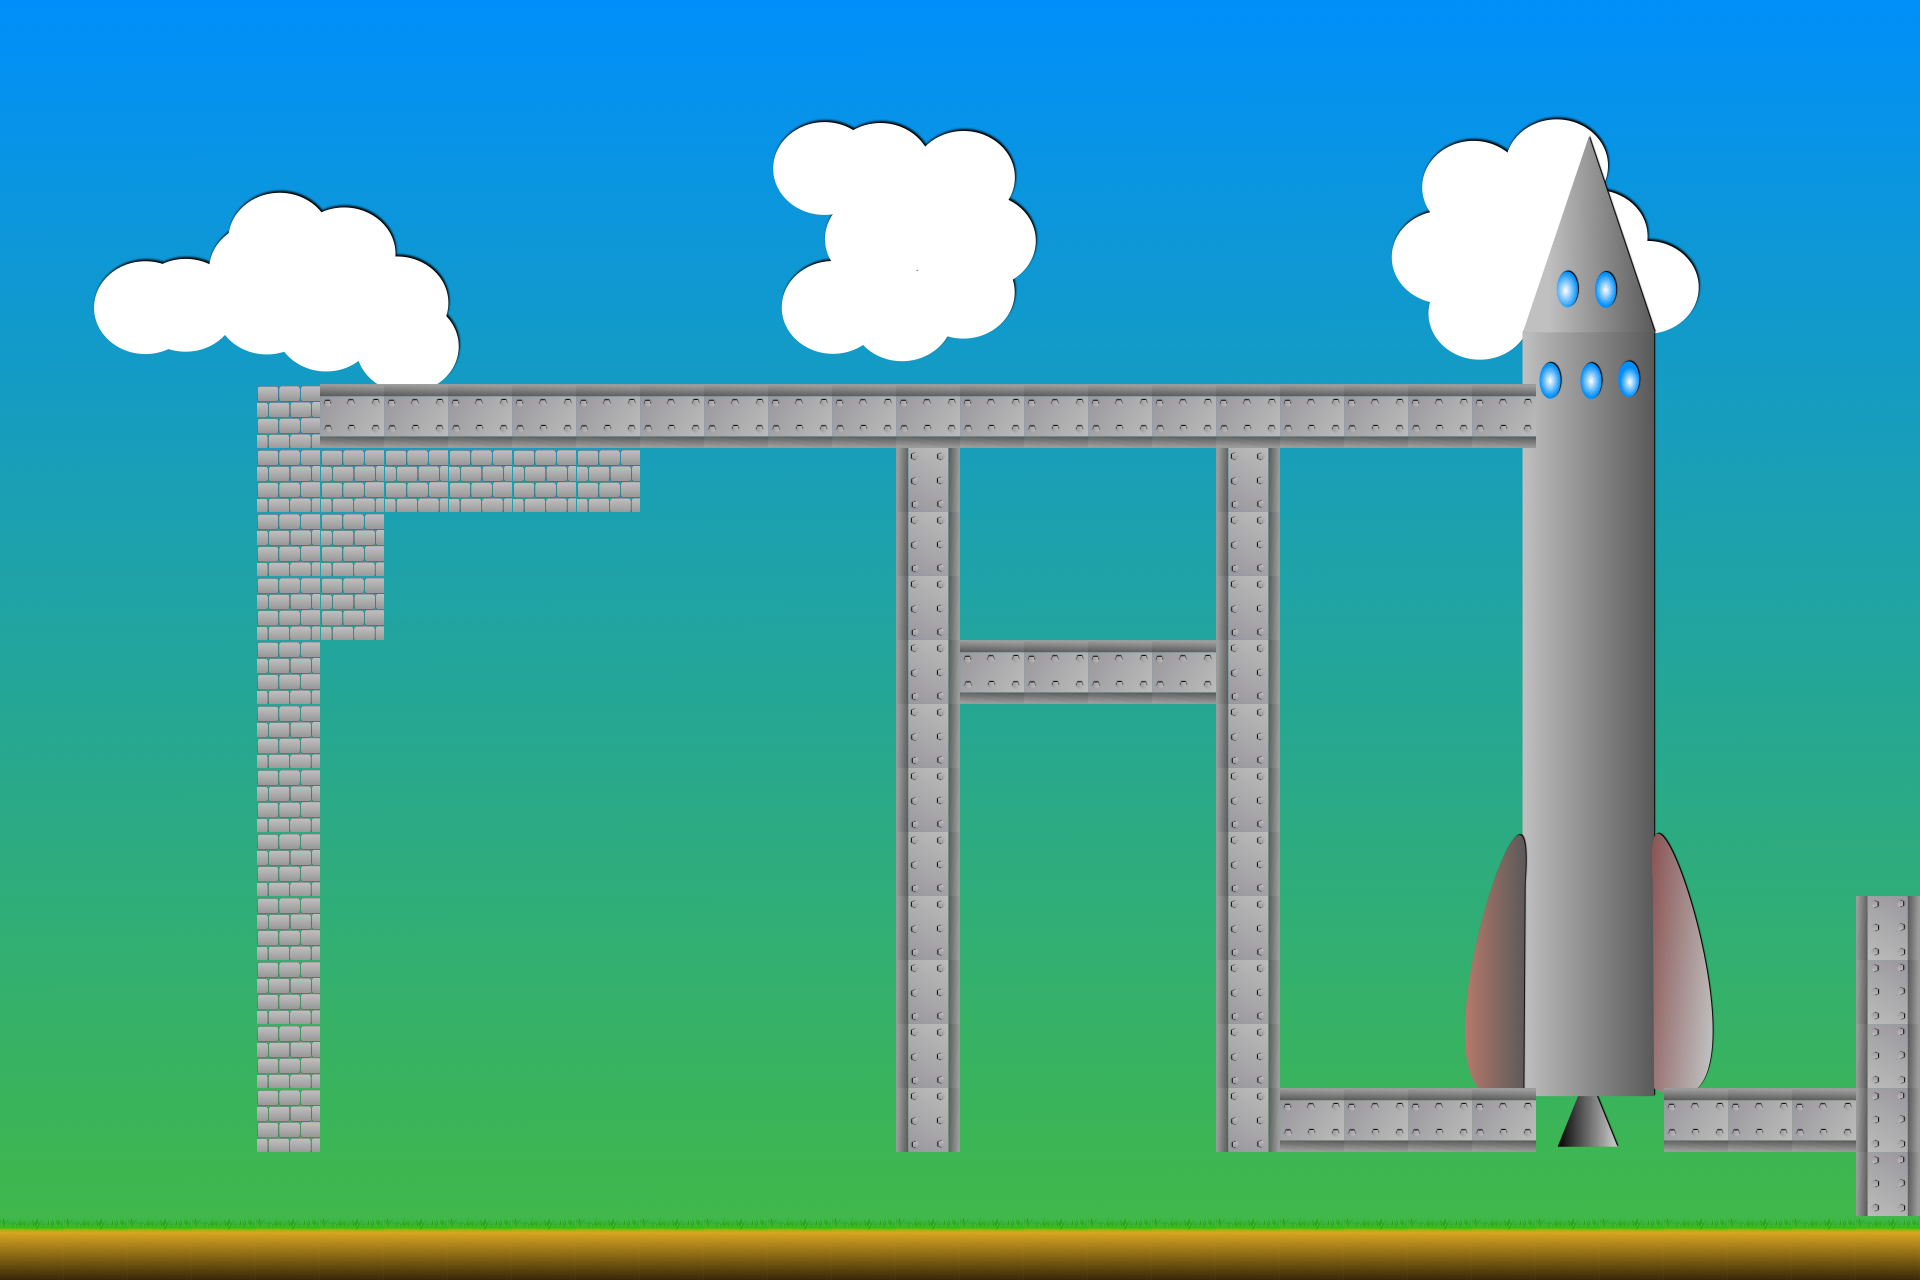

A level layout from a 2D game, rendered from its tile map. Below: a short description, then the map file with tile-grid data replaced by summaries:
An orthogonal 30x20 tile map with 64x64 px tiles, 1 tile layer (Tile Layer 1), 6 tilesets, 1 image layer and 50 objects (26x Star, 3x Enemy, 2x Teleporter, Door, Player, ...).

<map version="1.9" tiledversion="1.9.0" orientation="orthogonal" renderorder="right-down" width="30" height="20" tilewidth="64" tileheight="64" infinite="0" nextlayerid="6" nextobjectid="88">
 <tileset firstgid="1" name="sky5" tilewidth="1" tileheight="1" tilecount="0" columns="0" />
 <tileset firstgid="1" name="sky5" tilewidth="1920" tileheight="1280" tilecount="1" columns="1">
  <image source="../images/sky5.png" width="1920" height="1280" />
 </tileset>
 <tileset firstgid="2" source="spritesheet.tsx" />
 <tileset firstgid="14" name="punky_64" tilewidth="64" tileheight="64" tilecount="3" columns="3">
  <image source="../images/punky_64.png" width="192" height="64" />
 </tileset>
 <tileset firstgid="17" name="rocket5" tilewidth="64" tileheight="64" tilecount="98" columns="7">
  <image source="../images/rocket5.png" width="504" height="896" />
 </tileset>
 <tileset firstgid="115" name="more_tile" tilewidth="64" tileheight="64" tilecount="2" columns="1">
  <image source="../images/more_tile.png" width="64" height="128" />
 </tileset>
 <imagelayer id="4" name="BackgroundLayer">
  <image source="../images/sky5.png" width="1920" height="1280" />
 </imagelayer>
 <layer id="1" name="Tile Layer 1" width="30" height="20">
  <data>[600 cells, 160 non-empty, 48 distinct tile ids]</data>
 </layer>
 <objectgroup id="2" name="PlatformsLayer">
  <object id="2" x="0" y="1216" width="1920" height="64" />
  <object id="9" x="256" y="448" width="64" height="704" />
  <object id="12" x="256" y="384" width="1280" height="64" />
  <object id="19" x="1216" y="448" width="64" height="704" />
  <object id="20" x="896" y="448" width="64" height="704" />
  <object id="34" x="1536" y="128" width="128" height="960" />
  <object id="35" x="1472" y="832" width="256" height="256" />
  <object id="36" x="1280" y="1088" width="512" height="64" />
  <object id="37" x="1856" y="896" width="64" height="320" />
 </objectgroup>
 <objectgroup id="3" name="SpawnLayer">
  <object id="14" name="Door" gid="3" x="1472" y="384" width="64" height="64">
   <properties>
    <property name="NextLevel" value="rocket_level.tmx" />
   </properties>
  </object>
  <object id="21" name="Player" gid="14" x="128" y="1216" width="64" height="64" />
  <object id="22" name="Key" gid="6" x="576" y="384" width="64" height="64" />
  <object id="23" name="Enemy" gid="8" x="512" y="1216" width="64" height="64">
   <properties>
    <property name="Target" type="object" value="26" />
   </properties>
  </object>
  <object id="24" name="Enemy" gid="8" x="1152" y="1216" width="64" height="64">
   <properties>
    <property name="Target" type="object" value="27" />
   </properties>
  </object>
  <object id="25" name="Enemy" gid="8" x="1088" y="384" width="64" height="64">
   <properties>
    <property name="Target" type="object" value="28" />
   </properties>
  </object>
  <object id="26" x="192" y="1152">
   <point />
  </object>
  <object id="27" x="1856" y="1152">
   <point />
  </object>
  <object id="28" x="576" y="320">
   <point />
  </object>
  <object id="38" name="Teleporter" x="1664" y="768" width="64" height="64">
   <properties>
    <property name="Target" type="object" value="39" />
   </properties>
  </object>
  <object id="39" x="1344" y="256">
   <point />
  </object>
  <object id="40" name="Teleporter" gid="13" x="1344" y="128" width="64" height="64">
   <properties>
    <property name="Target" type="object" value="41" />
   </properties>
  </object>
  <object id="41" x="1856" y="768">
   <point />
  </object>
  <object id="45" x="192" y="384">
   <point />
  </object>
  <object id="49" name="MovingPlatform" gid="9" x="165" y="1152" width="64" height="64">
   <properties>
    <property name="Target" type="object" value="45" />
   </properties>
  </object>
  <object id="59" name="Star" gid="116" x="384" y="384" width="64" height="64" />
  <object id="60" name="Star" gid="116" x="448" y="384" width="64" height="64" />
  <object id="70" name="Star" gid="116" x="704" y="1216" width="64" height="64" />
  <object id="75" name="Star" gid="116" x="896" y="1216" width="64" height="64" />
  <object id="78" name="Star" gid="116" x="1088" y="1152" width="64" height="64" />
  <object id="85" name="Star" gid="116" x="1216" y="384" width="64" height="64" />
  <object id="81" name="Star" gid="116" x="1088" y="1152" width="64" height="64" />
  <object id="82" name="Star" gid="116" x="1216" y="384" width="64" height="64" />
  <object id="71" name="Star" gid="116" x="768" y="1216" width="64" height="64" />
  <object id="74" name="Star" gid="116" x="960" y="1216" width="64" height="64" />
  <object id="77" name="Star" gid="116" x="1152" y="1152" width="64" height="64" />
  <object id="86" name="Star" gid="116" x="1280" y="384" width="64" height="64" />
  <object id="80" name="Star" gid="116" x="1152" y="1152" width="64" height="64" />
  <object id="83" name="Star" gid="116" x="1280" y="384" width="64" height="64" />
  <object id="72" name="Star" gid="116" x="640" y="1216" width="64" height="64" />
  <object id="73" name="Star" gid="116" x="832" y="1216" width="64" height="64" />
  <object id="76" name="Star" gid="116" x="1024" y="1152" width="64" height="64" />
  <object id="87" name="Star" gid="116" x="1152" y="384" width="64" height="64" />
  <object id="79" name="Star" gid="116" x="1024" y="1152" width="64" height="64" />
  <object id="84" name="Star" gid="116" x="1152" y="384" width="64" height="64" />
  <object id="61" name="Star" gid="116" x="1792" y="1088" width="64" height="64" />
  <object id="62" name="Star" gid="116" x="1728" y="1088" width="64" height="64" />
  <object id="63" name="Star" gid="116" x="1728" y="1024" width="64" height="64" />
  <object id="69" name="Star" gid="116" x="1728" y="960" width="64" height="64" />
  <object id="64" name="Star" gid="116" x="1792" y="1024" width="64" height="64" />
  <object id="68" name="Star" gid="116" x="1792" y="960" width="64" height="64" />
 </objectgroup>
</map>
